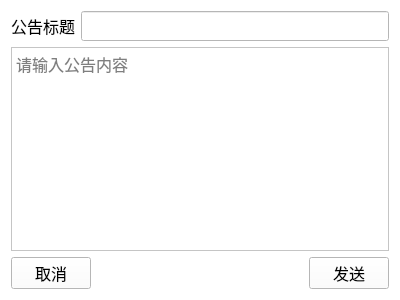
<?xml version="1.0" encoding="UTF-8"?>
<ui version="4.0">
 <class>Form</class>
 <widget class="QWidget" name="Form">
  <property name="geometry">
   <rect>
    <x>0</x>
    <y>0</y>
    <width>400</width>
    <height>300</height>
   </rect>
  </property>
  <property name="windowTitle">
   <string>Form</string>
  </property>
  <property name="styleSheet">
   <string notr="true">background-color:rgb(255, 255, 255)</string>
  </property>
  <layout class="QGridLayout" name="gridLayout">
   <item row="0" column="0">
    <layout class="QVBoxLayout" name="verticalLayout">
     <item>
      <layout class="QHBoxLayout" name="horizontalLayout_6">
       <item>
        <widget class="QLabel" name="label">
         <property name="font">
          <font>
           <family>宋体</family>
           <pointsize>12</pointsize>
          </font>
         </property>
         <property name="text">
          <string>公告标题</string>
         </property>
         <property name="alignment">
          <set>Qt::AlignCenter</set>
         </property>
        </widget>
       </item>
       <item>
        <widget class="QLineEdit" name="annouce_title_lineEdit">
         <property name="font">
          <font>
           <family>宋体</family>
           <pointsize>11</pointsize>
          </font>
         </property>
        </widget>
       </item>
      </layout>
     </item>
     <item>
      <layout class="QHBoxLayout" name="horizontalLayout_5">
       <item>
        <widget class="QTextEdit" name="textEdit">
         <property name="font">
          <font>
           <family>宋体</family>
           <pointsize>12</pointsize>
          </font>
         </property>
         <property name="placeholderText">
          <string>请输入公告内容</string>
         </property>
        </widget>
       </item>
      </layout>
     </item>
     <item>
      <layout class="QHBoxLayout" name="horizontalLayout">
       <item>
        <widget class="QPushButton" name="cancel_pushButton">
         <property name="font">
          <font>
           <family>宋体</family>
           <pointsize>12</pointsize>
          </font>
         </property>
         <property name="text">
          <string>取消</string>
         </property>
        </widget>
       </item>
       <item>
        <spacer name="horizontalSpacer">
         <property name="orientation">
          <enum>Qt::Horizontal</enum>
         </property>
         <property name="sizeHint" stdset="0">
          <size>
           <width>40</width>
           <height>20</height>
          </size>
         </property>
        </spacer>
       </item>
       <item>
        <widget class="QPushButton" name="send_pushButton">
         <property name="font">
          <font>
           <family>宋体</family>
           <pointsize>12</pointsize>
          </font>
         </property>
         <property name="text">
          <string>发送</string>
         </property>
        </widget>
       </item>
      </layout>
     </item>
    </layout>
   </item>
  </layout>
 </widget>
 <resources/>
 <connections/>
</ui>
